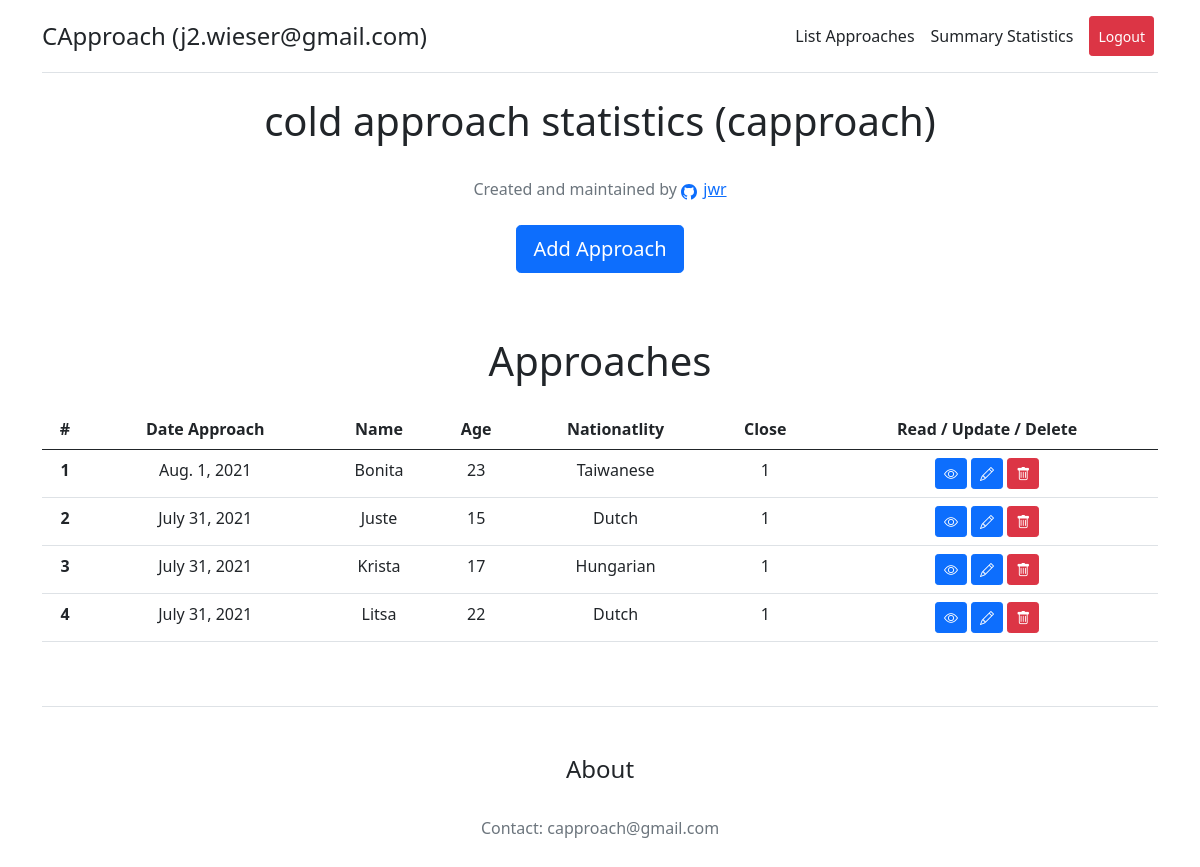
Page / (signed in) on the earlier database version.
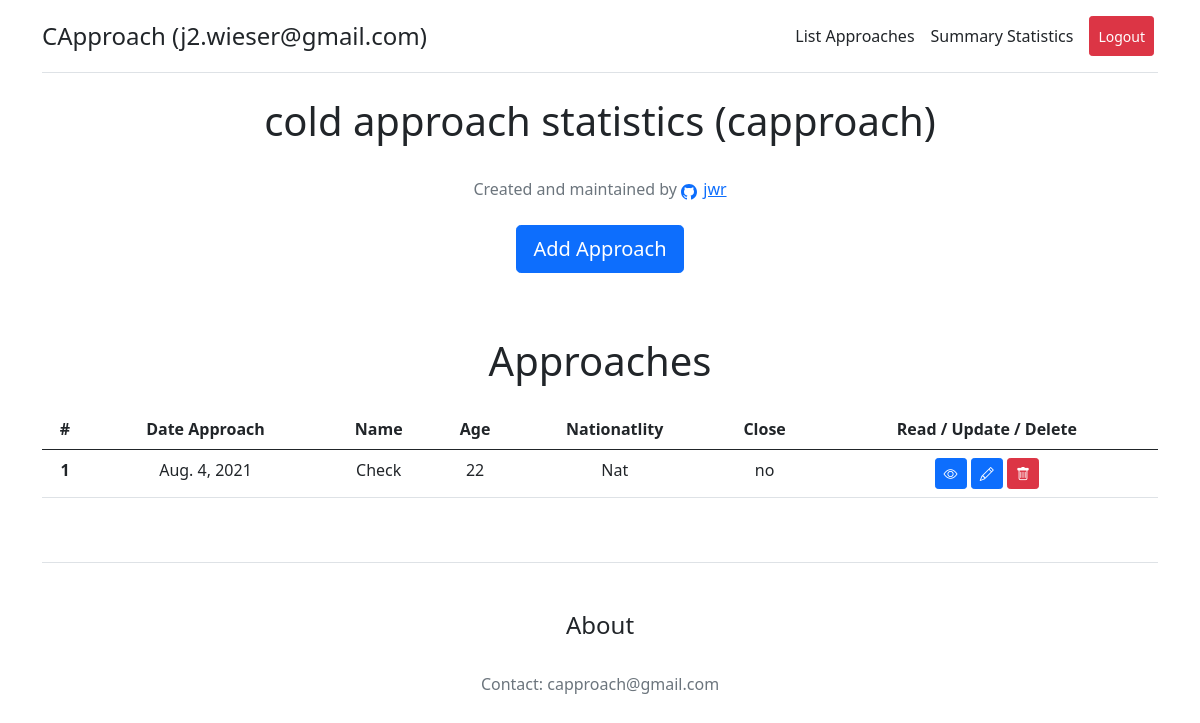
Same page on the later database version.
### core/models.py (models this page shows, shortened)
class Contact(models.Model):
	AGE_CHOICES = [(i,i) for i in range(15, 50)]
	DURATION_CHOICES = [('Short', 'Short'), ('Medium', 'Medium'), ('Long', 'Long')]
	INTERACTION_CHOICES = [(i,i) for i in range(1, 11)]
	LOOKS_CHOICES = [(i,i) for i in range(1, 11)]
	BOOLEAN_CHOICES = [('yes', 'Yes'),('no', 'No')]
	date_approach = models.DateField(default=timezone.now)
	time_approach = models.TimeField(default=timezone.now)
	name = models.CharField(max_length=30, blank=False)
	age = models.IntegerField(blank=True, null=True, choices=AGE_CHOICES, default=22)
	nationality = models.CharField(max_length=30, blank=True, null=True)
	duration = models.CharField(max_length=30, choices=DURATION_CHOICES, default='Medium', blank=True, null=True)
	interaction = models.IntegerField(blank=True, null=True, choices=INTERACTION_CHOICES, default=7)
	looks = models.IntegerField(blank=True, null=True, choices=LOOKS_CHOICES, default=7)
	close = models.CharField(max_length=30, choices=BOOLEAN_CHOICES, default='yes', blank=True)
	reply = models.CharField(max_length=30, choices=BOOLEAN_CHOICES, default='no', blank=True)
	date = models.CharField(max_length=30, choices=BOOLEAN_CHOICES, default='no', blank=True)
	lay = models.CharField(max_length=30, choices=BOOLEAN_CHOICES, default='no', blank=True)
	comments = models.TextField(blank = True, max_length=300)
	created_at = models.DateTimeField(editable=False, default=timezone.now)
	updated_at = models.DateTimeField(editable=False, default=timezone.now)
	created_by = models.ForeignKey(User, on_delete=models.CASCADE, null=True, blank=True, editable=False)

### core/views.py (the view)
# urls.py: path('', views.ContactListView.as_view(), name='contact_list'),
class ContactListView(ListView):
	template_name = 'core/contact_list.html'
	model = Contact
	def get_context_data(self, **kwargs):
		context = super().get_context_data(**kwargs)
		user = self.request.user
		userid = self.request.user.id
		if userid == None:
			userid = 3
			context['contact_demo_text'] = 'This is a DEMO page - signup or login to start logging your own approaches'
		context['contact_list'] = Contact.objects \
		.filter(created_by_id=userid) \
		.order_by('-date_approach', '-time_approach')
		return context

### core/templates/core/contact_list.html
{% extends 'core/base.html' %}
{% block content %}
<main>
	<h2 class="display-6 text-center mb-4">Approaches</h2>
	<div class="table-responsive">
		<table class="table text-center">
			<thead>
				<tr>
					<th>#</th>
					<th>Date Approach</th>
					<th>Name</th>
					<th>Age</th>
					<th>Nationatlity</th>
					<th>Close</th>
					<th>Read / Update / Delete</th>
				</tr>
			</thead>
			<tbody>
				{% for contact in contact_list %}
					{% if contact.close == 0 and contact.reply == 0 and contact.date == 0 and contact.lay == 0 %}
					<tr class="table-active">
					{% elif contact.close == 1 and contact.reply == 0 and contact.date == 0 and contact.lay == 0 %}
					<tr>
					{% elif contact.close == 1 and contact.reply == 1 and contact.date == 0 and contact.lay == 0 %}
					<tr class="table-primary">
					{% elif contact.close == 1 and contact.reply == 1 and contact.date == 1 and contact.lay == 0 %}
					<tr class="table-warning">
					{% elif contact.close == 1 and contact.reply == 1 and contact.date == 1 and contact.lay == 1 %}
					<tr class="table-success">
					{% else %}
					<tr>
					{% endif %}
					<th class="text-center" scope="row">{{ forloop.counter }}</th>
					<td>{{ contact.date_approach }}</td>
					<td>{{ contact.name }}</td>
					<td>{{ contact.age }}</td>
					<td>{{ contact.nationality }}</td>
					<td>{{ contact.close }}</td>
					<td>
					<button type="button" class="contact-read bs-modal btn btn-sm btn-primary" data-form-url="{% url 'contact_read' contact.pk %}">
						<i class="bi-eye"></i>
					</button>
					<button type="button" class="contact-update bs-modal btn btn-sm btn-primary" data-form-url="{% url 'contact_update' contact.pk %}">
						<i class="bi-pencil"></i>
					</button>
					<button type="button" class="contact-delete bs-modal btn btn-sm btn-danger" data-form-url="{% url 'contact_delete' contact.pk %}">
						<i class="bi-trash"></i>
					</button>
					</td>
				</tr>
				{% endfor %}
			</tbody>
		</table>
	</div>
</main>
{% endblock %}

### core/templates/core/base.html (shortened to what this page needs)
{% load static %}
<!DOCTYPE html>
<html>
<head>
	<link href="https://cdn.jsdelivr.net/npm/bootstrap@5.0.2/dist/css/bootstrap.min.css" rel="stylesheet">
	<link rel="stylesheet" href="https://cdn.jsdelivr.net/npm/bootstrap-icons@1.5.0/font/bootstrap-icons.css">
</head>
<body>
	<div class="container py-3">
		{% include "core/_header.html" %}
		<div class="d-flex justify-content-center mb-4">
			<h1>cold approach statistics (capproach)</h1>
		</div>
		<div class="d-flex justify-content-center mb-4">
			<p class="text-muted ml-auto m-0">Created and maintained by
				<a href="#" target="_blank" style="text-decoration: none;">
				</a>
				<a href="#" target="_blank">jwr</a>
			</p>
		</div>
		<div class="d-flex justify-content-center">
			<div class="d-flex flex-column flex-md-row align-items-center pb-3 mb-4">
				<button id="contact-create" class="btn btn-primary btn-lg" type="button" name="button">Add Approach</button>
			</div>
		</div>
			{% block content %}{% endblock %}
			{% include "core/_footer.html" %}
		</div>
</body>
</html>

### core/templates/core/_header.html
<header>
    <div class="d-flex flex-column flex-md-row align-items-center pb-3 mb-4 border-bottom">
        <a href="/" class="d-flex align-items-center text-dark text-decoration-none">
            <span class="fs-4">CApproach
            {% if user.is_authenticated %}
            ({{ user.email }})
            {% else %}
            (No user authenticated)
            {% endif %}
            </span>
        </a>
        <nav class="d-inline-flex mt-2 mt-md-0 ms-md-auto">
            <a class="me-3 py-2 text-dark text-decoration-none" href="{% url 'contact_list' %}">List Approaches</a>
            <a class="me-3 py-2 text-dark text-decoration-none" href="{% url 'statistics_list' %}">Summary Statistics</a>
            {% if user.is_authenticated %}
             <button class="me-1 py-2 btn btn-danger btn-sm" type="submit" onclick="location.href='{% url 'account_logout' %}'" name='mybtn2'>Logout</button>
            {% else %}
             <button class="me-1 py-2 btn btn-primary btn-sm" type="submit" onclick="location.href='{% url 'account_signup' %}'" name='mybtn2'>Signup</button>
             <button class="btn btn-primary btn-sm" type="submit" onclick="location.href='{% url 'account_login' %}'" name='mybtn2'>Login</button>
            {% endif %}
        </nav>
    </div>
</header>

### core/templates/core/_footer.html
<footer class="pt-4 my-md-5 pt-md-5 border-top">
		<div class="d-flex justify-content-center mb-4">
			<h4>About</h4>
		</div>
		<div class="d-flex justify-content-center mb-4">
			<p class="text-muted ml-auto m-0">Contact: capproach@gmail.com
			</p>
		</div>
</footer>

Differences in the rows shown:
removed Contact: date_approach "Aug. 1, 2021", name "Bonita", age "23", nationality "Taiwanese", close "1"
removed Contact: date_approach "July 31, 2021", name "Juste", age "15", nationality "Dutch", close "1"
removed Contact: date_approach "July 31, 2021", name "Krista", age "17", nationality "Hungarian", close "1"
removed Contact: date_approach "July 31, 2021", name "Litsa", age "22", nationality "Dutch", close "1"
added Contact: date_approach "Aug. 4, 2021", name "Check", age "22", nationality "Nat", close "no"
